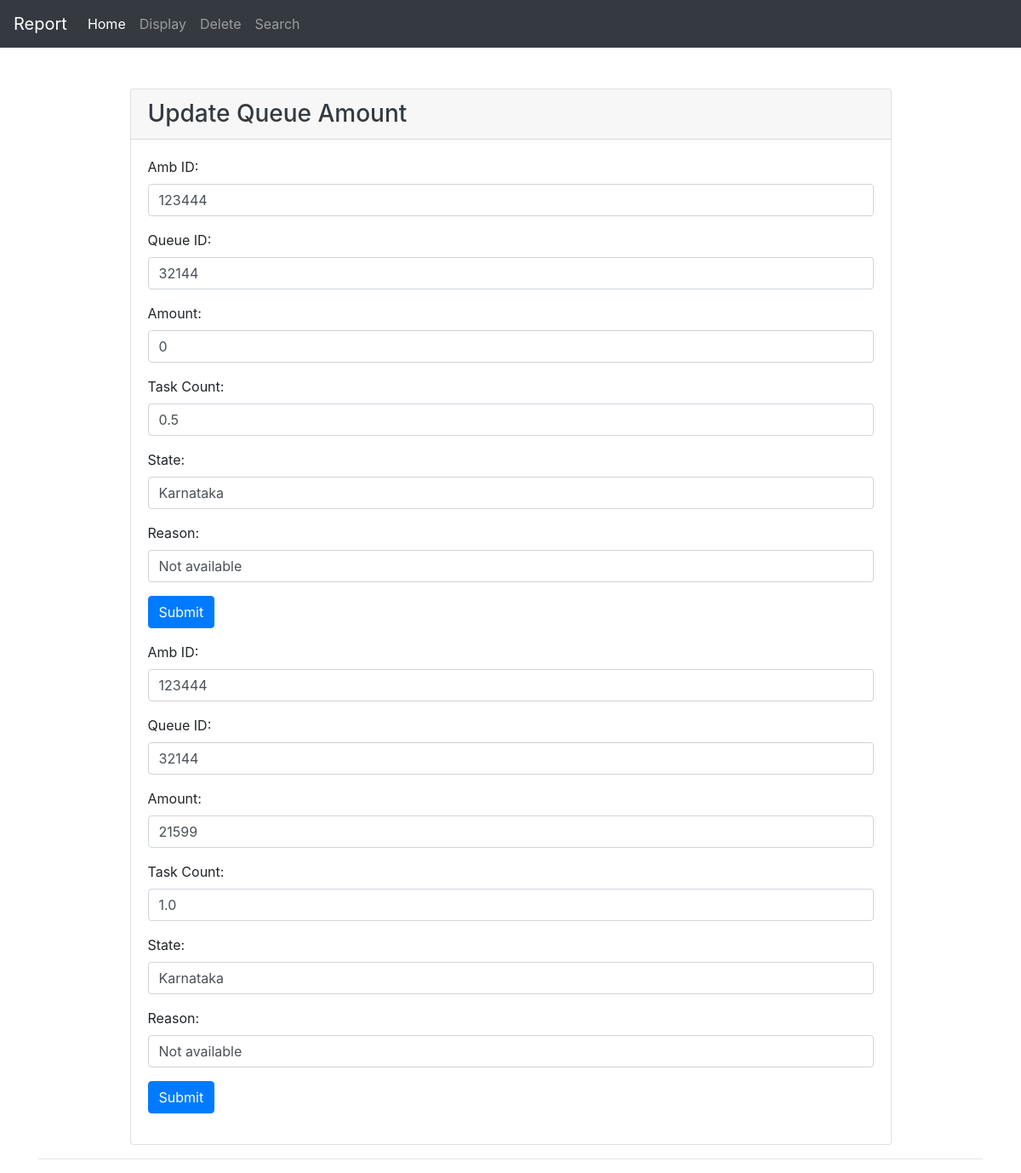
Page /display/update/123444/32144 on the committed database.
### tables this page shows
CREATE TABLE "test"
(
	id INTEGER
		primary key autoincrement,
	amb varchar not null,
	queue varchar not null,
	state integer not null,
	amount int not null,
	task float not null,
	reason varchar(100),
	cdate TEXT default CURRENT_TIMESTAMP
);

### app.py (the view, shortened to what this page needs)
@app.route("/display/update/<int:amb>/<int:queue>", methods=["GET", "POST"])
def update(amb, queue):
    con = sqlite3.connect("testFirst.db")
    con.row_factory = sqlite3.Row
    cur = con.cursor()
    cur.execute("SELECT * from test where amb = ? and queue = ? ", (amb, queue))
    get_rows = cur.fetchall()
    return render_template('update.html', data=get_rows)

### templates/update.html (shortened to what this page needs)
{% extends "include/base.html" %}
{% block content %}
    <div class="container mt-5">
        <div class="row mx-auto">
            <div class="col-md-10 mx-auto">
                <div class="card">
                    <div class="card-header">
                        <h3 class="text-dark card-text">Update Queue Amount</h3>
                    </div>
                    <div class="card-body">
                        {% for data in data %}
                            <form method="post" action="/display/update/{{ data["amb"] }}/{{ data["queue"] }}">
                                <div class="form-group">
                                    <label for="amb">Amb ID:</label>
                                    <input class="form-control" type="text" name="amb" id="amb" placeholder="Amb ID"
                                           value='{{ data["amb"] }}'>
                                </div>
                                <div class="form-group">
                                    <label for="queue">Queue ID: </label>
                                    <input class="form-control" type="text" name="queue" id="queue"
                                           placeholder="Queue ID"
                                           value="{{ data["queue"] }}">
                                </div>
                                <div class="form-group">
                                    <label for="amount">Amount: </label>
                                    <input class="form-control" type="text" name="amount" id="amount"
                                           placeholder="Amount"
                                           value="{{ data["amount"] }}">
                                </div>
                                <div class="form-group">
                                    <label for="task">Task Count: </label>
                                    <input class="form-control" type="text" name="task" id="task"
                                           placeholder="Task Count"
                                           value="{{ data["task"] }}">
                                </div>
                                <div class="form-group">
                                    <label for="state">State: </label>
                                    <input class="form-control" type="text" name="state" id="state" placeholder="State"
                                           value="{{ data["state"] }}">
                                </div>
                                <div class="form-group">
                                    <label for="reason">Reason: </label>
                                    <input class="form-control" type="text" name="reason" id="reason"
                                           placeholder="Reason"
                                           value="{{ data["reason"] }}">
                                </div>
                                <div class="form-group">
                                    <button type="submit" class="btn btn-primary" name="submit">Submit</button>
                                </div>
                            </form>
                        {% endfor %}
                    </div>
                </div>
            </div>
        </div>
        <hr>
    </div>
{% endblock %}

### rows in the picture
test: amb "123444", queue "32144", amount "0", task "0.5", state "Karnataka", reason "Not available"
test: amb "123444", queue "32144", amount "21599", task "1.0", state "Karnataka", reason "Not available"
